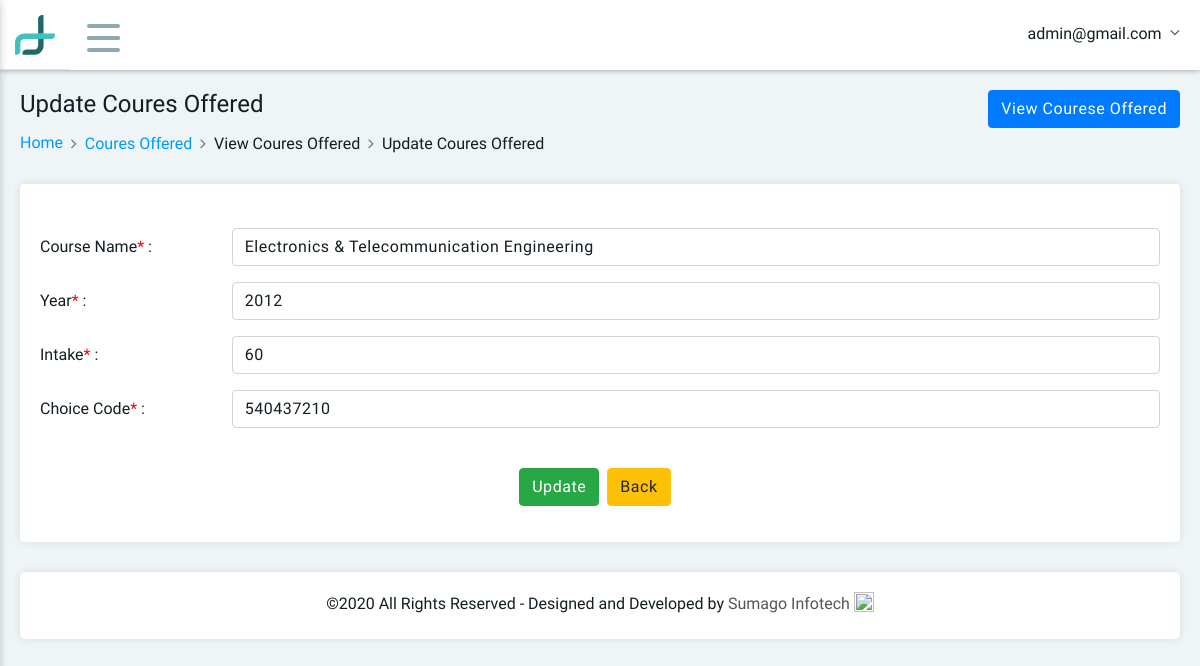
Page /course_update.php?fld_co_id=3 (signed in) on the committed database.
### tables this page shows
CREATE TABLE IF NOT EXISTS `tbl_courese_offered` (
  `fld_co_id` int(11) NOT NULL,
  `fld_co_course_name` varchar(100) NOT NULL,
  `fld_co_year` varchar(50) NOT NULL,
  `fld_co_intake` varchar(40) NOT NULL,
  `fld_co_choice_code` varchar(50) NOT NULL,
  `fld_created_date` datetime NOT NULL DEFAULT CURRENT_TIMESTAMP,
  `fld_modified_date` datetime NOT NULL DEFAULT CURRENT_TIMESTAMP ON UPDATE CURRENT_TIMESTAMP,
  `fld_delete` int(11) NOT NULL
);

### course_update.php (the view, shortened to what this page needs)
<!DOCTYPE html>
<html>
<head>
	<?php include('include/head.php'); ?>
</head>
<body>
	<?php include('include/header.php'); ?>
	<div class="main-container">
		<div class="pd-ltr-20 customscroll customscroll-10-p height-100-p xs-pd-20-10">
			<div class="min-height-200px">
				<div class="page-header">
					<div class="row">
						<div class="col-md-8 col-sm-12">
							<div class="title">
								<h4>Update Coures Offered</h4>
							</div>
							<nav aria-label="breadcrumb" role="navigation">
								<ol class="breadcrumb">
									<li class="breadcrumb-item"><a href="dashboard.php">Home</a></li>
                  					<li class="breadcrumb-item"><a href="view_course.php">Coures Offered</a></li>
                  					<li class="breadcrumb-item">View Coures Offered</li>
                  					<li class="breadcrumb-item">Update Coures Offered</li>
								</ol>
							</nav>
						</div>
						<div class="col-md-4 col-sm-12 text-right">
							<div class="dropdown">
								<a class="btn btn-primary" href="view_course.php" role="button">
									View Courese Offered
								</a>
							</div>
						</div>
					</div>
				</div>
				<div class="pd-20 bg-white border-radius-4 box-shadow mb-30">
					<br>
					<form method="post">
						<?php
			              $sel=mysqli_query($connect,"select * from tbl_courese_offered where fld_co_id='".$_GET['fld_co_id']."'") or die(mysqli_error($connect));
			              $fetch=mysqli_fetch_array($sel);
			            ?>
						<div class="form-group row">
							<label class="col-sm-12 col-md-2 col-form-label">Course Name<span style="color: red;">*</span> : </label>
							<div class="col-sm-12 col-md-10">
								<input class="form-control" type="text" placeholder="Enter Course Name" name="fld_co_course_name" value="<?php echo $fetch['fld_co_course_name'];?>">
							</div>
						</div>
						<div class="form-group row">
							<label class="col-sm-12 col-md-2 col-form-label">Year<span style="color: red;">*</span> : </label>
							<div class="col-sm-12 col-md-10">
								<input class="form-control" type="text" placeholder="Enter Year" name="fld_co_year" value="<?php echo $fetch['fld_co_year'];?>">
							</div>
						</div>
						<div class="form-group row">
							<label class="col-sm-12 col-md-2 col-form-label">Intake<span style="color: red;">*</span> : </label>
							<div class="col-sm-12 col-md-10">
								<input class="form-control" type="text" placeholder="Enter Intake" name="fld_co_intake" value="<?php echo $fetch['fld_co_intake'];?>">
							</div>
						</div>
						<div class="form-group row">
							<label class="col-sm-12 col-md-2 col-form-label">Choice Code<span style="color: red;">*</span> : </label>
							<div class="col-sm-12 col-md-10">
								<input class="form-control" type="text" placeholder="Enter Choice Code" name="fld_co_choice_code" value="<?php echo $fetch['fld_co_choice_code'];?>">
							</div>
						</div>
						<br>
						<div class="form-group row">
							<div class="col-md-5"></div>
							<div class="col-sm-6">
								<input type="submit" name="update" class="btn btn-success" value="Update">&nbsp;
                				<a href="view_course.php" class="btn btn-warning">Back</a>
							</div>
						</div>
					</form>
			</div>
			<?php include('include/footer.php'); ?>
		</div>
	</div>
</body>
</html>

### include/header.php (shortened to what this page needs)
<?php include "config.php";
 ?>
	<div class="header clearfix">
		<div class="header-right">
			<div class="brand-logo">
				<a href="#">
					<img src="vendors/images/logo.png" alt="" class="mobile-logo">
				</a>
			</div>
			<div class="menu-icon">
				<span></span>
				<span></span>
				<span></span>
			</div>
			<div class="user-info-dropdown">
				<div class="dropdown">
					<a class="dropdown-toggle" href="#" role="button" data-toggle="dropdown">
						<?php
                            $query=mysqli_query($connect,"select * from tbl_admin where fld_email='".$_SESSION['email']."'") or die(mysqli_error($connect));
                            $fetch=mysqli_fetch_array($query);
                            extract($fetch);
                        ?>
						<span class="user-name"><?php echo $fetch['fld_email']; ?></span>
					</a>
				</div>
			</div>
		</div>
	</div>

### rows in the picture
tbl_courese_offered: fld_co_course_name "Electronics & Telecommunication Engineering", fld_co_year "2012", fld_co_intake "60", fld_co_choice_code "540437210"

### other values in the picture
$fetch['fld_email'] "admin@gmail.com"
